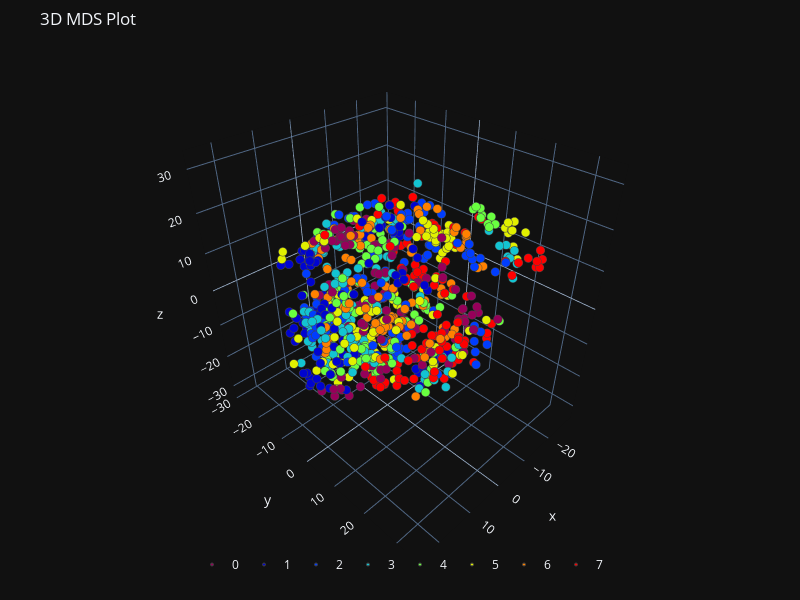

Notebook cell for this chart:
### Markdown cell above
MDS seeks a low-dimensional representation of the data in which the distances respect well the distances in the original high-dimensional space. In general, MDS is a technique used for analyzing similarity or dissimilarity data. It attempts to model similarity or dissimilarity data as distances in a geometric spaces. The data can be ratings of similarity between objects, interaction frequencies of molecules, or trade indices between countries.

### Code cell
from sklearn.manifold import MDS


embedding = MDS(n_components=3)
manifold = embedding.fit_transform(x,categories[subject_id])


plot_3d(manifold[:, 0],
        manifold[:, 1],
        manifold[:, 2],
        path = os.path.join(explanatory_fMRI_dir, 'mds_3d.png'),
        y = categories[subject_id],
        title="3D MDS Plot")
